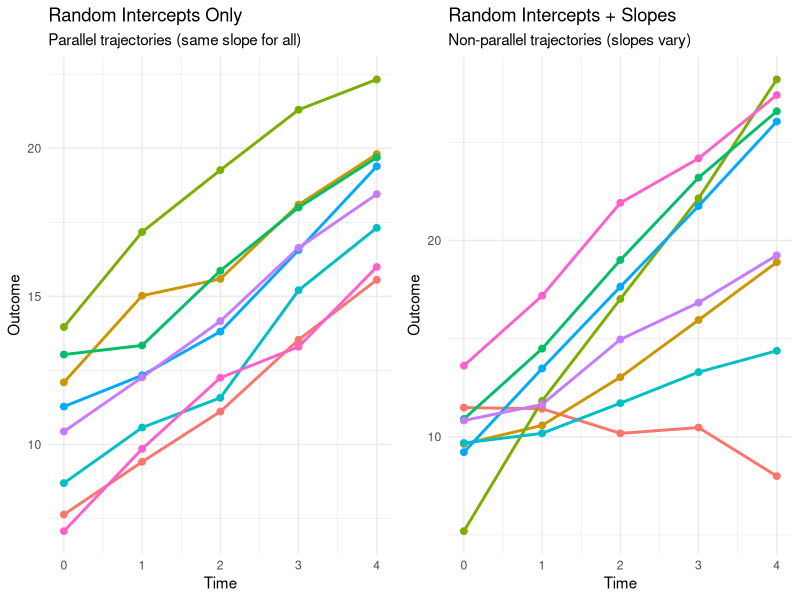
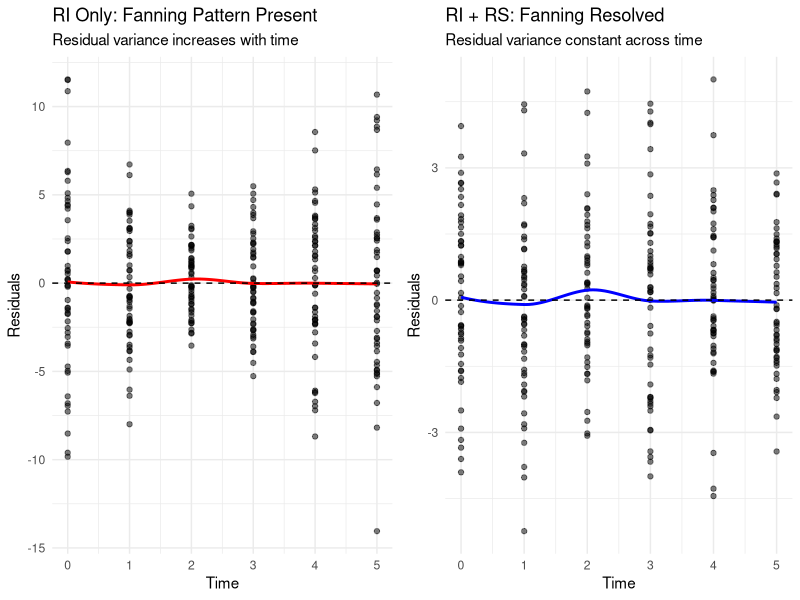
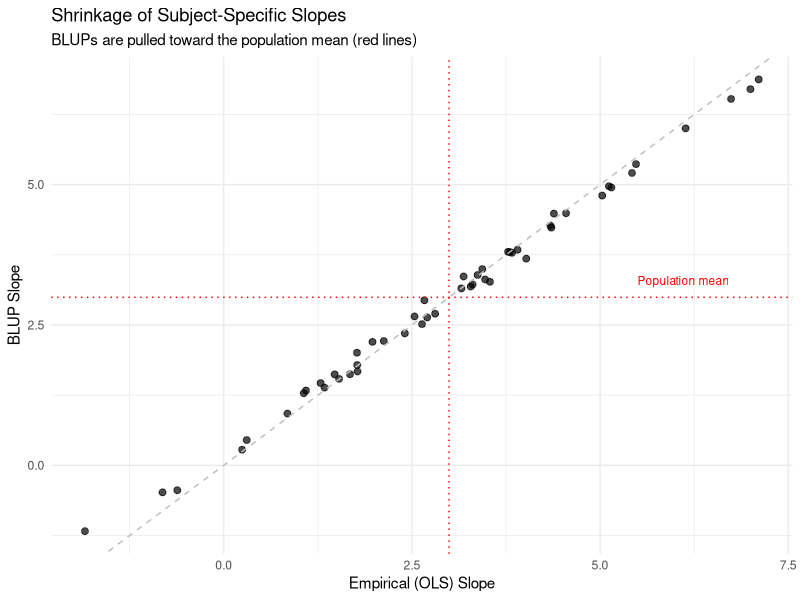
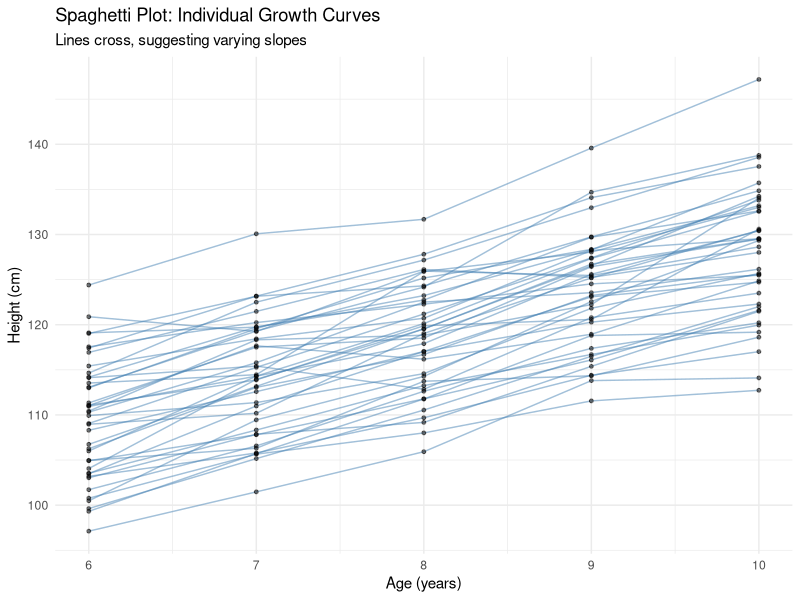
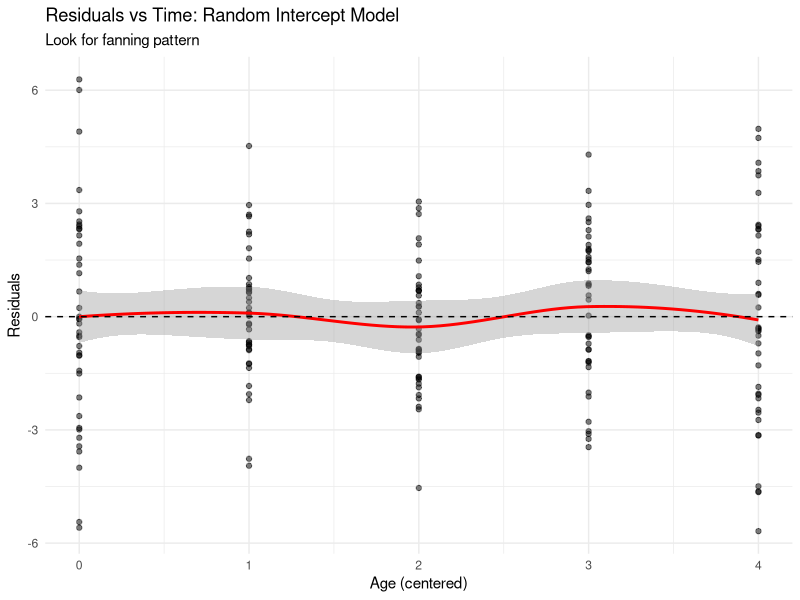
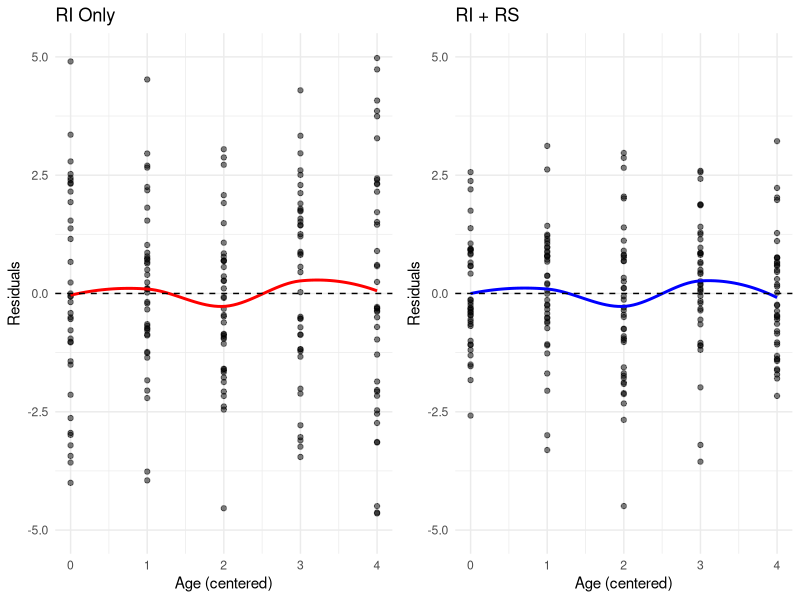
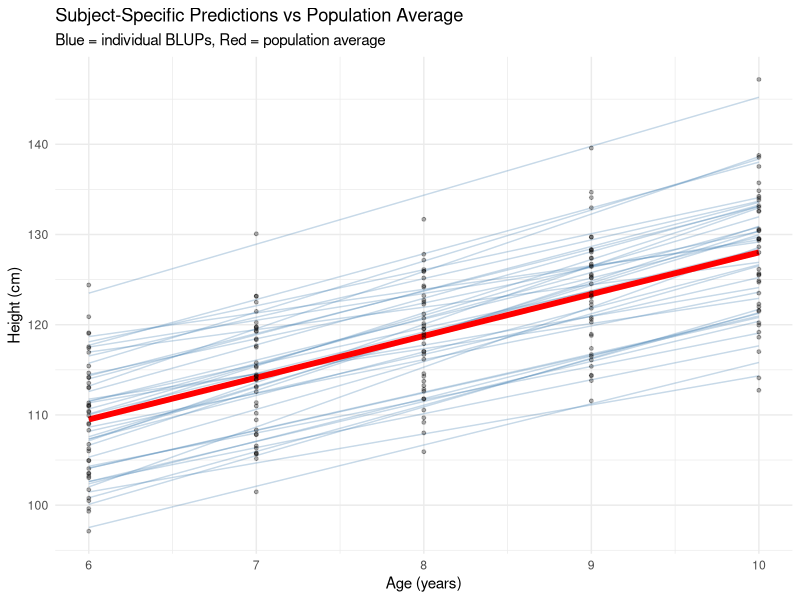
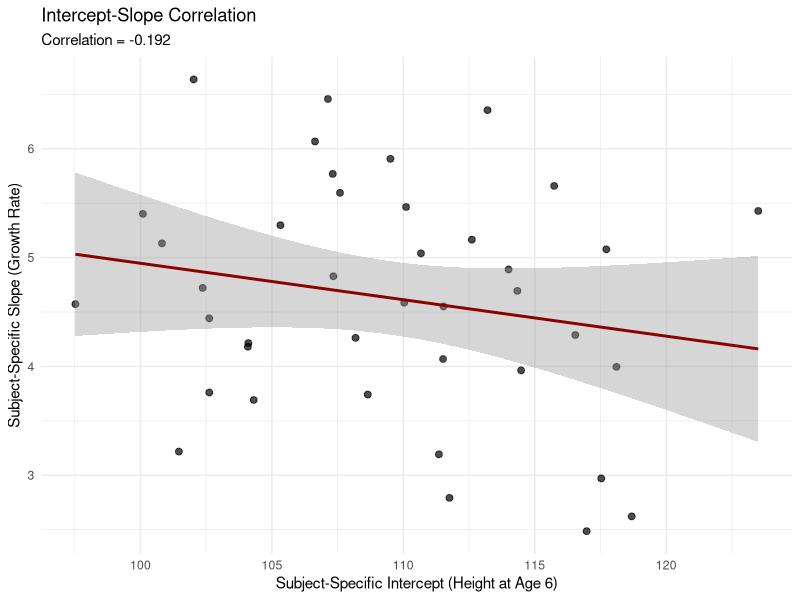

Generate these figures, in order, with R:
## ---- chunk 1
#| label: setup
#| include: false

library(nlme)
library(lme4)
library(ggplot2)
library(dplyr)
library(gridExtra)

set.seed(667)
## ---- chunk 2
#| label: fig-ri-vs-rs
#| fig-cap: "Comparison of Random Intercept Only vs Random Intercept + Slope Models"
#| fig-width: 10
#| fig-height: 5

# Simulate data for visualization
n_subj <- 8
n_time <- 5
time_points <- 0:4

# Random intercepts only (parallel lines)
ri_data <- data.frame(
  id = rep(1:n_subj, each = n_time),
  time = rep(time_points, n_subj)
)
ri_intercepts <- rnorm(n_subj, mean = 10, sd = 3)
ri_data$y <- ri_intercepts[ri_data$id] + 2 * ri_data$time + rnorm(n_subj * n_time, 0, 0.5)

# Random intercepts + slopes (non-parallel lines)
rs_data <- data.frame(
  id = rep(1:n_subj, each = n_time),
  time = rep(time_points, n_subj)
)
rs_intercepts <- rnorm(n_subj, mean = 10, sd = 3)
rs_slopes <- rnorm(n_subj, mean = 2, sd = 1.5)  # Slopes vary!
rs_data$y <- rs_intercepts[rs_data$id] + rs_slopes[rs_data$id] * rs_data$time +
             rnorm(n_subj * n_time, 0, 0.5)

# Create plots
p1 <- ggplot(ri_data, aes(x = time, y = y, group = factor(id), color = factor(id))) +
  geom_line(linewidth = 1) +
  geom_point(size = 2) +
  labs(title = "Random Intercepts Only",
       subtitle = "Parallel trajectories (same slope for all)",
       x = "Time", y = "Outcome") +
  theme_minimal() +
  theme(legend.position = "none")

p2 <- ggplot(rs_data, aes(x = time, y = y, group = factor(id), color = factor(id))) +
  geom_line(linewidth = 1) +
  geom_point(size = 2) +
  labs(title = "Random Intercepts + Slopes",
       subtitle = "Non-parallel trajectories (slopes vary)",
       x = "Time", y = "Outcome") +
  theme_minimal() +
  theme(legend.position = "none")

grid.arrange(p1, p2, ncol = 2)
## ---- chunk 3
#| label: fig-fanning
#| fig-cap: "Detecting the Fanning Pattern in Residuals"
#| fig-width: 10
#| fig-height: 5

# Simulate data with heterogeneous slopes
n_subj <- 50
n_time <- 6

sim_data <- data.frame(
  id = rep(1:n_subj, each = n_time),
  time = rep(0:(n_time-1), n_subj)
)

# True model has random slopes
true_int <- rnorm(n_subj, 50, 5)
true_slope <- rnorm(n_subj, 3, 2)  # Substantial slope variability
sim_data$y <- true_int[sim_data$id] + true_slope[sim_data$id] * sim_data$time +
              rnorm(n_subj * n_time, 0, 2)

# Fit RI-only model (misspecified)
fit_ri_wrong <- lme(y ~ time, random = ~1|id, data = sim_data)

# Fit correct RI+RS model
fit_rs_correct <- lme(y ~ time, random = ~time|id, data = sim_data)

# Get residuals
sim_data$resid_ri <- residuals(fit_ri_wrong)
sim_data$resid_rs <- residuals(fit_rs_correct)

# Plot residuals
p1 <- ggplot(sim_data, aes(x = time, y = resid_ri)) +
  geom_point(alpha = 0.5) +
  geom_smooth(method = "loess", se = FALSE, color = "red") +
  geom_hline(yintercept = 0, linetype = "dashed") +
  labs(title = "RI Only: Fanning Pattern Present",
       subtitle = "Residual variance increases with time",
       x = "Time", y = "Residuals") +
  theme_minimal()

p2 <- ggplot(sim_data, aes(x = time, y = resid_rs)) +
  geom_point(alpha = 0.5) +
  geom_smooth(method = "loess", se = FALSE, color = "blue") +
  geom_hline(yintercept = 0, linetype = "dashed") +
  labs(title = "RI + RS: Fanning Resolved",
       subtitle = "Residual variance constant across time",
       x = "Time", y = "Residuals") +
  theme_minimal()

grid.arrange(p1, p2, ncol = 2)
## ---- chunk 4
#| label: fig-shrinkage
#| fig-cap: "BLUP Shrinkage: Subject-Specific Estimates Pulled Toward Population Mean"
#| fig-width: 8
#| fig-height: 6

# Using the earlier simulated data
blups <- ranef(fit_rs_correct)

# Calculate empirical (OLS) slopes for each subject
empirical_slopes <- sim_data %>%
  group_by(id) %>%
  summarize(
    ols_slope = coef(lm(y ~ time))[2],
    n_obs = n()
  )

# Compare to BLUPs
comparison <- data.frame(
  id = 1:n_subj,
  ols_slope = empirical_slopes$ols_slope,
  blup_slope = fixef(fit_rs_correct)["time"] + blups$time
)

# Population mean slope
pop_slope <- fixef(fit_rs_correct)["time"]

ggplot(comparison, aes(x = ols_slope, y = blup_slope)) +
  geom_point(size = 2, alpha = 0.7) +
  geom_abline(slope = 1, intercept = 0, linetype = "dashed", color = "gray") +
  geom_hline(yintercept = pop_slope, color = "red", linetype = "dotted") +
  geom_vline(xintercept = pop_slope, color = "red", linetype = "dotted") +
  labs(title = "Shrinkage of Subject-Specific Slopes",
       subtitle = "BLUPs are pulled toward the population mean (red lines)",
       x = "Empirical (OLS) Slope",
       y = "BLUP Slope") +
  theme_minimal() +
  annotate("text", x = max(comparison$ols_slope) - 1, y = pop_slope + 0.3,
           label = "Population mean", color = "red", size = 3)
## ---- chunk 5
#| label: example-data

set.seed(667)

# Simulation parameters
n_children <- 40
n_visits <- 5
ages <- c(6, 7, 8, 9, 10)  # Ages 6-10

# Generate data
growth_data <- data.frame(
  child_id = rep(1:n_children, each = n_visits),
  age = rep(ages, n_children)
)

# True parameters
beta0 <- 110     # Mean height at age 6
beta1 <- 5       # Mean growth rate (cm/year)
sigma_b0 <- 6    # SD of random intercepts
sigma_b1 <- 1.2  # SD of random slopes
rho <- -0.4      # Correlation (taller kids grow slower)
sigma_e <- 1.5   # Residual SD

# Generate correlated random effects
library(MASS)
D <- matrix(c(sigma_b0^2, rho*sigma_b0*sigma_b1,
              rho*sigma_b0*sigma_b1, sigma_b1^2), nrow = 2)
random_effects <- mvrnorm(n_children, mu = c(0, 0), Sigma = D)

# Center age at 6 (baseline)
growth_data$age_c <- growth_data$age - 6

# Generate outcomes
growth_data$height <- beta0 + random_effects[growth_data$child_id, 1] +
                      (beta1 + random_effects[growth_data$child_id, 2]) * growth_data$age_c +
                      rnorm(n_children * n_visits, 0, sigma_e)

head(growth_data, 10)
## ---- chunk 6
#| label: fig-spaghetti
#| fig-cap: "Individual Growth Trajectories"
#| fig-width: 8
#| fig-height: 6

ggplot(growth_data, aes(x = age, y = height, group = child_id)) +
  geom_line(alpha = 0.5, color = "steelblue") +
  geom_point(alpha = 0.5, size = 1) +
  labs(title = "Spaghetti Plot: Individual Growth Curves",
       subtitle = "Lines cross, suggesting varying slopes",
       x = "Age (years)", y = "Height (cm)") +
  theme_minimal()
## ---- chunk 7
#| label: fit-ri

# Random intercept only
fit_ri <- lme(height ~ age_c,
              random = ~1|child_id,
              data = growth_data)

summary(fit_ri)
## ---- chunk 8
#| label: fig-ri-diagnostics
#| fig-cap: "Residual Diagnostics for RI Model"
#| fig-width: 8
#| fig-height: 5

growth_data$resid_ri <- residuals(fit_ri)

ggplot(growth_data, aes(x = age_c, y = resid_ri)) +
  geom_point(alpha = 0.5) +
  geom_smooth(method = "loess", se = TRUE, color = "red") +
  geom_hline(yintercept = 0, linetype = "dashed") +
  labs(title = "Residuals vs Time: Random Intercept Model",
       subtitle = "Look for fanning pattern",
       x = "Age (centered)", y = "Residuals") +
  theme_minimal()
## ---- chunk 9
#| label: fit-rs

# Random intercept + slope
fit_rs <- lme(height ~ age_c,
              random = ~age_c|child_id,
              data = growth_data)

summary(fit_rs)
## ---- chunk 10
#| label: variance-comparison

# Extract variance components
cat("=== Random Intercept Only ===\n")
VarCorr(fit_ri)

cat("\n=== Random Intercept + Slope ===\n")
VarCorr(fit_rs)
## ---- chunk 11
#| label: model-comparison

# Must use ML for valid LRT
fit_ri_ml <- lme(height ~ age_c, random = ~1|child_id,
                 data = growth_data, method = "ML")
fit_rs_ml <- lme(height ~ age_c, random = ~age_c|child_id,
                 data = growth_data, method = "ML")

# LRT
lrt <- anova(fit_ri_ml, fit_rs_ml)
print(lrt)

# Corrected p-value for boundary test (conservative)
cat("\nCorrected p-value (boundary adjustment):",
    lrt$`p-value`[2] / 2, "\n")
## ---- chunk 12
#| label: fig-rs-diagnostics
#| fig-cap: "Residual Comparison: Before and After Adding Random Slopes"
#| fig-width: 10
#| fig-height: 5

growth_data$resid_rs <- residuals(fit_rs)

p1 <- ggplot(growth_data, aes(x = age_c, y = resid_ri)) +
  geom_point(alpha = 0.5) +
  geom_smooth(method = "loess", se = FALSE, color = "red") +
  geom_hline(yintercept = 0, linetype = "dashed") +
  ylim(c(-5, 5)) +
  labs(title = "RI Only", x = "Age (centered)", y = "Residuals") +
  theme_minimal()

p2 <- ggplot(growth_data, aes(x = age_c, y = resid_rs)) +
  geom_point(alpha = 0.5) +
  geom_smooth(method = "loess", se = FALSE, color = "blue") +
  geom_hline(yintercept = 0, linetype = "dashed") +
  ylim(c(-5, 5)) +
  labs(title = "RI + RS", x = "Age (centered)", y = "Residuals") +
  theme_minimal()

grid.arrange(p1, p2, ncol = 2)
## ---- chunk 13
#| label: fig-blups
#| fig-cap: "Subject-Specific Predictions from BLUPs"
#| fig-width: 10
#| fig-height: 6

# Get BLUPs
blups <- ranef(fit_rs)
head(blups)

# Create prediction data
pred_data <- expand.grid(
  child_id = unique(growth_data$child_id),
  age_c = seq(0, 4, by = 0.5)
)
pred_data$age <- pred_data$age_c + 6

# Population average prediction
pred_data$pop_pred <- predict(fit_rs, newdata = pred_data, level = 0)

# Subject-specific predictions
pred_data$subj_pred <- predict(fit_rs, newdata = pred_data, level = 1)

# Plot
ggplot() +
  # Subject-specific predictions
  geom_line(data = pred_data,
            aes(x = age, y = subj_pred, group = child_id),
            alpha = 0.3, color = "steelblue") +
  # Population average
  geom_line(data = pred_data[pred_data$child_id == 1, ],
            aes(x = age, y = pop_pred),
            color = "red", linewidth = 2) +
  # Observed data
  geom_point(data = growth_data,
             aes(x = age, y = height),
             alpha = 0.3, size = 1) +
  labs(title = "Subject-Specific Predictions vs Population Average",
       subtitle = "Blue = individual BLUPs, Red = population average",
       x = "Age (years)", y = "Height (cm)") +
  theme_minimal()
## ---- chunk 14
#| label: fig-correlation
#| fig-cap: "Correlation Between Random Intercepts and Slopes"
#| fig-width: 7
#| fig-height: 6

# Extract subject-specific coefficients
subj_coef <- coef(fit_rs)

ggplot(subj_coef, aes(x = `(Intercept)`, y = age_c)) +
  geom_point(size = 2, alpha = 0.7) +
  geom_smooth(method = "lm", se = TRUE, color = "darkred") +
  labs(title = "Intercept-Slope Correlation",
       subtitle = paste("Correlation =", round(cor(subj_coef$`(Intercept)`, subj_coef$age_c), 3)),
       x = "Subject-Specific Intercept (Height at Age 6)",
       y = "Subject-Specific Slope (Growth Rate)") +
  theme_minimal()
## ---- chunk 15
#| label: centering-example

# Example: time measured as years 2020, 2021, 2022...
# Random intercept variance would be at "year 0" (meaningless!)

# Better: Center time at baseline
# growth_data$time_c <- growth_data$year - min(growth_data$year)
